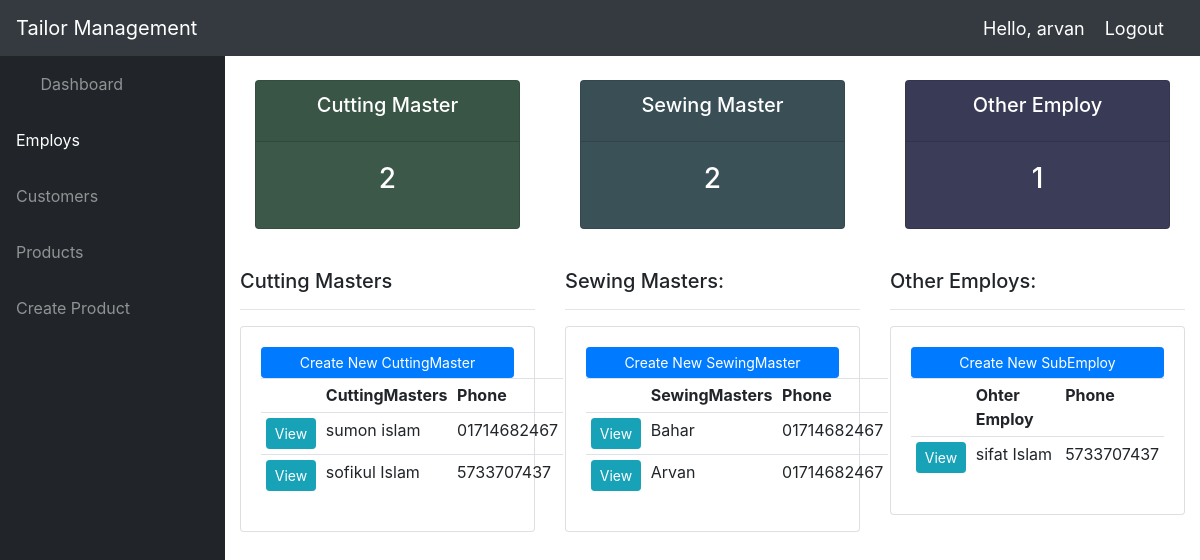
/employs/ (signed in), run on an earlier commit of the app's database.
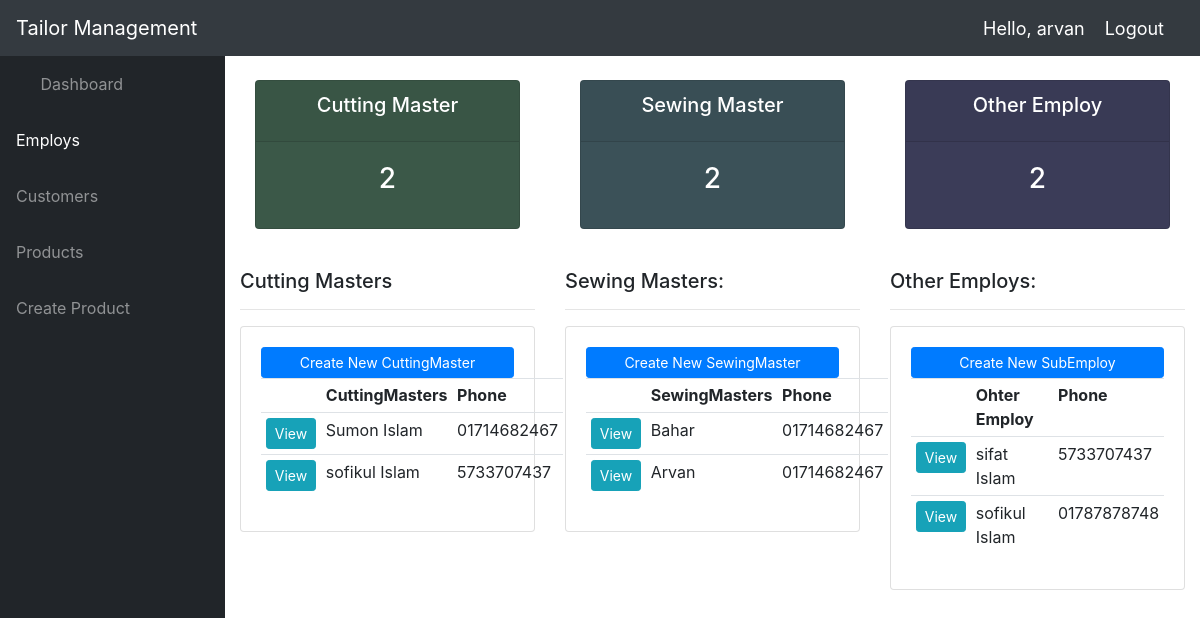
And on a later commit of the database.
### accounts/models.py (models this page shows, shortened)
class CuttingMaster(models.Model):
    CATEGORY = (
        ('daily', 'daily'),
        ('weekly', 'weekly'),
        ('monthly', 'monthly')
    )
    name = models.CharField(max_length=200, null=True)
    phone = models.CharField(max_length=200, null=True)
    email = models.CharField(max_length=200, null=True)
    selery_type = models.CharField(max_length=200, null=True, choices=CATEGORY)
    selery_amount = models.CharField(max_length=200, null=True)
    date_created = models.DateTimeField(auto_now_add=True, null=True)
    cuttingmaster_pic = models.ImageField(default="profile1.png", null=True, blank=True)

class SewingMaster(models.Model):
    CATEGORY = (
        ('daily', 'daily'),
        ('weekly', 'weekly'),
        ('monthly', 'monthly')
    )
    name = models.CharField(max_length=200, null=True)
    phone = models.CharField(max_length=200, null=True)
    email = models.CharField(max_length=200, null=True)
    selery_type = models.CharField(max_length=200, null=True, choices=CATEGORY)
    selery_amount = models.CharField(max_length=200, null=True)
    date_created = models.DateTimeField(auto_now_add=True, null=True)
    sewingmaster_pic = models.ImageField(default="profile1.png", null=True, blank=True)

class SubEmploy(models.Model):
    CATEGORY = (
        ('daily', 'daily'),
        ('weekly', 'weekly'),
        ('monthly', 'monthly')
    )
    name = models.CharField(max_length=200, null=True)
    phone = models.CharField(max_length=200, null=True)
    email = models.CharField(max_length=200, null=True)
    selery_type = models.CharField(max_length=200, null=True, choices=CATEGORY)
    selery_amount = models.CharField(max_length=200, null=True)
    date_created = models.DateTimeField(auto_now_add=True, null=True)
    subemploy_pic = models.ImageField(default="profile1.png", null=True, blank=True)

### accounts/decorators.py (the view)
		def wrapper_func(request, *args, **kwargs):
			group = None
			if request.user.groups.exists():
				group = request.user.groups.all()[0].name
			if group in allowed_roles:
				return view_func(request, *args, **kwargs)
			else:
				return HttpResponse('You are not authorized to view this page')

### accounts/views.py (called while the page is built)
@login_required(login_url='login')
@allowed_users(allowed_roles=['admin'])
def employs(request):
	cuttingmasters = CuttingMaster.objects.all()
	sewingmasters = SewingMaster.objects.all()
	subemploys = SubEmploy.objects.all()
	total_cuttingmaster = cuttingmasters.count()
	total_sewingmaster = sewingmasters.count()
	total_subemploy = subemploys.count()
	context = {
		'cuttingmasters': cuttingmasters,
		'sewingmasters' : sewingmasters,
		'subemploys' : subemploys,
		'total_cuttingmaster': total_cuttingmaster,
		'total_sewingmaster': total_sewingmaster,
		'total_subemploy': total_subemploy
	}
	return render(request, 'accounts/employs.html', context)

### accounts/templates/accounts/employs.html
{%  extends 'accounts/main.html' %}
{% block content %}
<br>
<div class="row">
	<div class="col">
		<div class="col-md">
			<div class="card text-center text-white  mb-3" id="total-orders" style="background-color: #3B5848">
			  	<div class="card-header">
			  		<h5 class="card-title">Cutting Master</h5>
			  	</div>
			  	<div class="card-body">
			    	<h3 class="card-title">{{total_cuttingmaster}}</h3>
			  	</div>
			</div>
		</div>
	</div>
	<div class="col">
		<div class="col-md">
			<div class="card text-center text-white  mb-3" id="orders-delivered" style="background-color: #3B5158">
			  	<div class="card-header">
			  		<h5 class="card-title">Sewing Master</h5>
			  	</div>
			  	<div class="card-body">
			    	<h3 class="card-title">{{total_sewingmaster}}</h3>
			  	</div>
			</div>
		</div>
	</div>
	<div class="col">
		<div class="col-md">
			<div class="card text-center text-white  mb-3" id="orders-pending" style="background-color: #3B3C58">
			  	<div class="card-header">
			  		<h5 class="card-title">Other Employ</h5>
			  	</div>
			  	<div class="card-body">
			    	<h3 class="card-title">{{total_subemploy}}</h3>
			  	</div>
			</div>
		</div>
	</div>
</div>
    <br>
    <div class="row">
    	<div class="col-md-4">
		<h5>Cutting Masters</h5>
		<hr>
		<div class="card card-body">
			<a class="btn btn-primary  btn-sm btn-block" href="{% url 'create_cuttingmaster' %}">Create New CuttingMaster</a>
			<table class="table table-sm">
				<tr>
					<th></th>
					<th>CuttingMasters</th>
					<th>Phone</th>
				</tr>
				{% for cuttingmaster in cuttingmasters %}
					<tr>
						<td><a class="btn btn-sm btn-info" href="{% url 'cuttingmaster' cuttingmaster.id %}">View</a></td>
						<td>{{cuttingmaster.name}}</td>
						<td>{{cuttingmaster.phone}}</td>
					</tr>
				{% endfor %}
			</table>
		</div>
	</div>
        	<div class="col-md-4">
		<h5>Sewing Masters:</h5>
		<hr>
		<div class="card card-body">
			<a class="btn btn-primary  btn-sm btn-block" href="{% url 'create_sewingmaster' %}">Create New SewingMaster</a>
			<table class="table table-sm">
				<tr>
					<th></th>
					<th>SewingMasters</th>
					<th>Phone</th>
				</tr>
				{% for sewingmaster in sewingmasters %}
					<tr>
						<td><a class="btn btn-sm btn-info" href="{% url 'sewingmaster' sewingmaster.id %}">View</a></td>
						<td>{{sewingmaster.name}}</td>
						<td>{{sewingmaster.phone}}</td>
					</tr>
				{% endfor %}
			</table>
		</div>
	</div>
        	<div class="col-md-4">
		<h5>Other Employs:</h5>
		<hr>
		<div class="card card-body">
			<a class="btn btn-primary  btn-sm btn-block" href="{% url 'create_subemploy' %}">Create New SubEmploy</a>
			<table class="table table-sm">
				<tr>
					<th></th>
					<th>Ohter Employ</th>
					<th>Phone</th>
				</tr>
				{% for subemploy in subemploys %}
					<tr>
						<td><a class="btn btn-sm btn-info" href="{% url 'subemploy' subemploy.id %}">View</a></td>
						<td>{{subemploy.name}}</td>
						<td>{{subemploy.phone}}</td>
					</tr>
				{% endfor %}
			</table>
		</div>
	</div>
    </div>
{% endblock %}

What changed in the data, as far as the page shows it:
changed CuttingMaster: name "sumon islam" → "Sumon Islam"
added SubEmploy: name "sofikul Islam", phone "01787878748"
Also different on the page:
{{ total_subemploy }}: "1" → "2"
